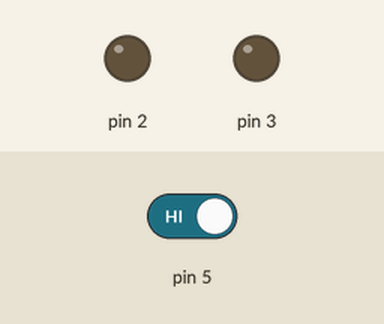
This sketch was run on a simulated Arduino Uno, built with avr-gcc and run on an emulated ATmega328P. On the bench: output pins drawn as LEDs (lit = HIGH). The inputs (shaded band) are chosen by the test bench; at power-on: pin 5 HIGH. Pins used as bus, display or sensor lines are not drawn.

Above: at 1.2 s.
1.3 s: pin 5 driven LOW
At 2.5 s:
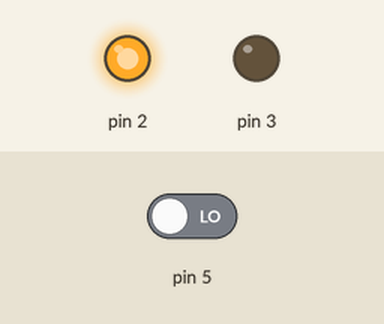
4.3 s: pin 5 driven HIGH
At 6.2 s:
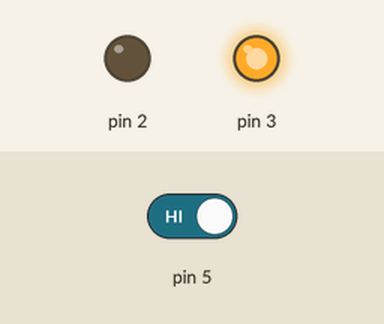
Timing chart, 0 to 7.8 s (numbered marks = the images above; inputs shaded):
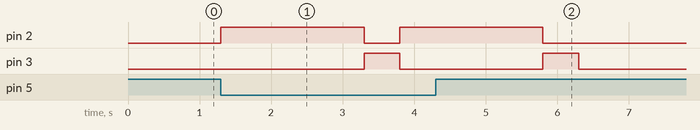

The sketch:

Traffic_Light.ino
```cpp
// C++ code
//
void setup()
{
  pinMode(5, INPUT);
  pinMode(4, OUTPUT);
  pinMode(3, OUTPUT);
  pinMode(2, OUTPUT);
}

void loop()
{
  if (digitalRead(5) == 0) {
    digitalWrite(4, LOW);
    digitalWrite(3, LOW);
    digitalWrite(2, HIGH);
    delay(2000); // Wait for 2000 millisecond(s)
    digitalWrite(4, LOW);
    digitalWrite(3, HIGH);
    digitalWrite(2, LOW);
    delay(500); // Wait for 500 millisecond(s)
    digitalWrite(4, HIGH);
    digitalWrite(3, LOW);
    digitalWrite(2, LOW);
  }
  }
```

Measured:
- after the input at 1.3 s, pin 2: LOW → HIGH at once, → LOW 2.0 s later, → HIGH 0.50 s later; pin 3: LOW → HIGH after 2.0 s, → LOW 0.50 s later
- after the input at 4.3 s, pin 2: goes on until 5.8 s, then stays LOW; pin 3: goes on until 6.3 s, then stays LOW
